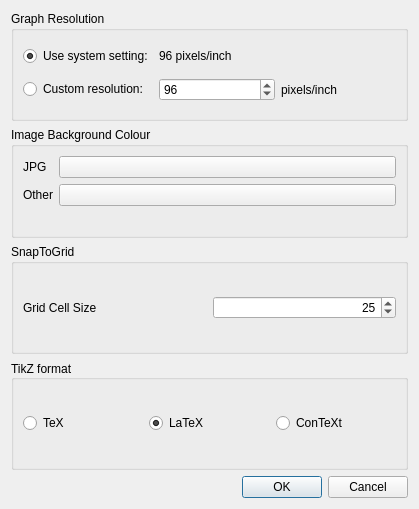
<?xml version="1.0" encoding="UTF-8"?>
<ui version="4.0">
 <class>SettingsDialog</class>
 <widget class="QDialog" name="SettingsDialog">
  <property name="geometry">
   <rect>
    <x>0</x>
    <y>0</y>
    <width>419</width>
    <height>509</height>
   </rect>
  </property>
  <property name="windowTitle">
   <string>Dialog</string>
  </property>
  <layout class="QVBoxLayout" name="verticalLayout">
   <item>
    <widget class="QGroupBox" name="resolutionBox">
     <property name="toolTip">
      <string>&lt;html&gt;&lt;head/&gt;&lt;body&gt;&lt;p&gt;&lt;span style=&quot; font-family:'Calibri','sans-serif'; font-size:11pt;&quot;&gt;Graphic is designed to create graphs so that (for example) a 5&amp;quot; long path is shows as 5&amp;quot; long on your screen.  But Graphic can't always determine the number of pixels per inch on your screen, so you can give the correct value here if needed.&lt;/span&gt;&lt;/p&gt;&lt;/body&gt;&lt;/html&gt;</string>
     </property>
     <property name="title">
      <string>Graph Resolution</string>
     </property>
     <layout class="QGridLayout" name="gridLayout">
      <item row="1" column="2">
       <widget class="QLabel" name="customLabel">
        <property name="text">
         <string>pixels/inch</string>
        </property>
       </widget>
      </item>
      <item row="0" column="0">
       <widget class="QRadioButton" name="defaultDpiButton">
        <property name="text">
         <string>Use system setting:</string>
        </property>
        <property name="checked">
         <bool>true</bool>
        </property>
       </widget>
      </item>
      <item row="1" column="1">
       <widget class="QSpinBox" name="customDpiSpinBox">
        <property name="maximum">
         <number>999</number>
        </property>
        <property name="value">
         <number>96</number>
        </property>
       </widget>
      </item>
      <item row="0" column="1" colspan="2">
       <widget class="QLabel" name="defaultLabel">
        <property name="text">
         <string>96 pixels/inch</string>
        </property>
       </widget>
      </item>
      <item row="1" column="0">
       <widget class="QRadioButton" name="customDpiButton">
        <property name="text">
         <string>Custom resolution:</string>
        </property>
       </widget>
      </item>
     </layout>
    </widget>
   </item>
   <item>
    <widget class="QGroupBox" name="colourBox">
     <property name="title">
      <string>Image Background Colour</string>
     </property>
     <layout class="QFormLayout" name="formLayout">
      <item row="0" column="0">
       <widget class="QLabel" name="jpgBgLabel">
        <property name="text">
         <string>JPG</string>
        </property>
       </widget>
      </item>
      <item row="0" column="1">
       <widget class="QPushButton" name="jpgBgColour">
        <property name="sizePolicy">
         <sizepolicy hsizetype="Minimum" vsizetype="Fixed">
          <horstretch>0</horstretch>
          <verstretch>0</verstretch>
         </sizepolicy>
        </property>
        <property name="text">
         <string/>
        </property>
       </widget>
      </item>
      <item row="1" column="0">
       <widget class="QLabel" name="otherLabel">
        <property name="text">
         <string>Other</string>
        </property>
       </widget>
      </item>
      <item row="1" column="1">
       <widget class="QPushButton" name="otherImageBgColour">
        <property name="sizePolicy">
         <sizepolicy hsizetype="Minimum" vsizetype="Fixed">
          <horstretch>0</horstretch>
          <verstretch>0</verstretch>
         </sizepolicy>
        </property>
        <property name="toolTip">
         <string>&lt;html&gt;&lt;head/&gt;&lt;body&gt;&lt;p style=&quot;border:none;background-color:white;color:black;padding:3px;&quot;&gt;Set Alpha channel to 0 for 100% transparency, or to 255 for 0% transparency.&lt;/p&gt;&lt;/body&gt;&lt;/html&gt;</string>
        </property>
        <property name="text">
         <string/>
        </property>
       </widget>
      </item>
     </layout>
    </widget>
   </item>
   <item>
    <widget class="QGroupBox" name="snapToGridBox">
     <property name="title">
      <string>SnapToGrid</string>
     </property>
     <layout class="QHBoxLayout" name="horizontalLayout">
      <item>
       <widget class="QLabel" name="gridCellSizeLabel">
        <property name="sizePolicy">
         <sizepolicy hsizetype="Preferred" vsizetype="Preferred">
          <horstretch>0</horstretch>
          <verstretch>0</verstretch>
         </sizepolicy>
        </property>
        <property name="text">
         <string>Grid Cell Size</string>
        </property>
       </widget>
      </item>
      <item>
       <widget class="QSpinBox" name="gridCellSize">
        <property name="alignment">
         <set>Qt::AlignRight|Qt::AlignTrailing|Qt::AlignVCenter</set>
        </property>
        <property name="minimum">
         <number>2</number>
        </property>
        <property name="value">
         <number>25</number>
        </property>
       </widget>
      </item>
     </layout>
    </widget>
   </item>
   <item>
    <widget class="QGroupBox" name="TikZFormatBox">
     <property name="title">
      <string>TikZ format</string>
     </property>
     <property name="alignment">
      <set>Qt::AlignLeading|Qt::AlignLeft|Qt::AlignVCenter</set>
     </property>
     <layout class="QHBoxLayout" name="horizontalLayout_2">
      <item>
       <widget class="QRadioButton" name="plainTeXButton">
        <property name="text">
         <string>TeX</string>
        </property>
        <attribute name="buttonGroup">
         <string notr="true">buttonGroup</string>
        </attribute>
       </widget>
      </item>
      <item>
       <widget class="QRadioButton" name="LaTeXButton">
        <property name="text">
         <string>LaTeX</string>
        </property>
        <property name="checked">
         <bool>true</bool>
        </property>
        <attribute name="buttonGroup">
         <string notr="true">buttonGroup</string>
        </attribute>
       </widget>
      </item>
      <item>
       <widget class="QRadioButton" name="ConTeXtButton">
        <property name="text">
         <string>ConTeXt</string>
        </property>
        <attribute name="buttonGroup">
         <string notr="true">buttonGroup</string>
        </attribute>
       </widget>
      </item>
     </layout>
    </widget>
   </item>
   <item>
    <widget class="QDialogButtonBox" name="buttonBox">
     <property name="orientation">
      <enum>Qt::Horizontal</enum>
     </property>
     <property name="standardButtons">
      <set>QDialogButtonBox::Cancel|QDialogButtonBox::Ok</set>
     </property>
    </widget>
   </item>
  </layout>
 </widget>
 <resources/>
 <connections>
  <connection>
   <sender>buttonBox</sender>
   <signal>accepted()</signal>
   <receiver>SettingsDialog</receiver>
   <slot>accept()</slot>
   <hints>
    <hint type="sourcelabel">
     <x>261</x>
     <y>495</y>
    </hint>
    <hint type="destinationlabel">
     <x>157</x>
     <y>274</y>
    </hint>
   </hints>
  </connection>
  <connection>
   <sender>buttonBox</sender>
   <signal>rejected()</signal>
   <receiver>SettingsDialog</receiver>
   <slot>reject()</slot>
   <hints>
    <hint type="sourcelabel">
     <x>329</x>
     <y>495</y>
    </hint>
    <hint type="destinationlabel">
     <x>286</x>
     <y>274</y>
    </hint>
   </hints>
  </connection>
 </connections>
 <buttongroups>
  <buttongroup name="buttonGroup"/>
 </buttongroups>
</ui>
